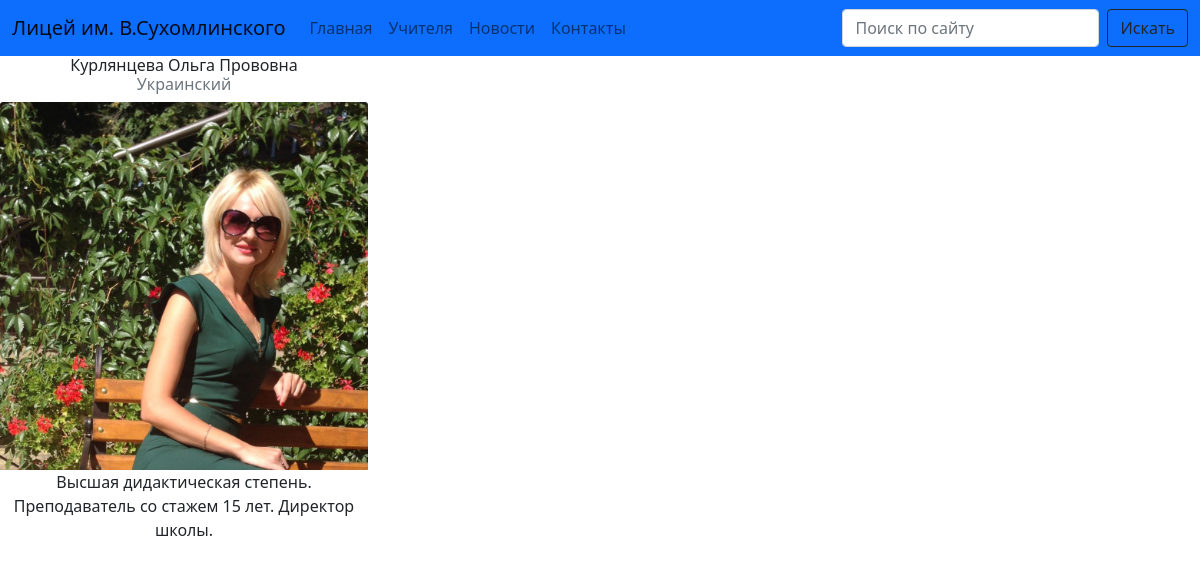
Screenshot of /teachers/kurlyanceva-olga-provovna/ with the database file from the repository.
### teachers/models.py (models this page shows, shortened)
class Teacher(models.Model):
    full_name = models.CharField(max_length=255, verbose_name="ФИО")
    subject = models.CharField(max_length=100, choices=SUBJECT_CHOICES, verbose_name="Предмет")
    description = models.TextField(null=True, blank=True, verbose_name="Описание")
    image = models.ImageField(upload_to='teachers/', verbose_name="Фотография")
    slug = models.SlugField(verbose_name="URL", null=True, blank=True)
    class Meta:
        verbose_name = 'Учитель'
        verbose_name_plural = 'Учителя'

### teachers/views.py (the view)
# urls.py: path('teachers/<slug:slug>/', views.teacher_detail, name='detail'),
def teacher_detail(request, slug):
    teacher = get_object_or_404(Teacher, slug=slug)
    return render(request, 'teachers/detail.html', {'teacher': teacher})

### teachers/templates/teachers/detail.html
{% extends "teachers/teachers.html" %}
{% block content %}
<div class="col">
    <div class="text-center" style="width: 23rem;">
        <div class="body">
            <h5 class="title">{{ teacher.full_name }}</h5>
            <h6 class="mb-2 text-muted">{{ teacher.subject|capfirst }}</h6>
            <img src="{{ teacher.image.url }}" class="card-img-top" alt="{{ teacher.full_name }}">
            <p class="card-text">{{ teacher.description }}</p>
           </div>
    </div>
</div>
{% endblock content %}

### rows the page displays
Teacher: full_name "Курлянцева Ольга Прововна", subject "Украинский", image (picture), description "Высшая дидактическая степень. Преподаватель со стажем 15 лет. Директор школы."
